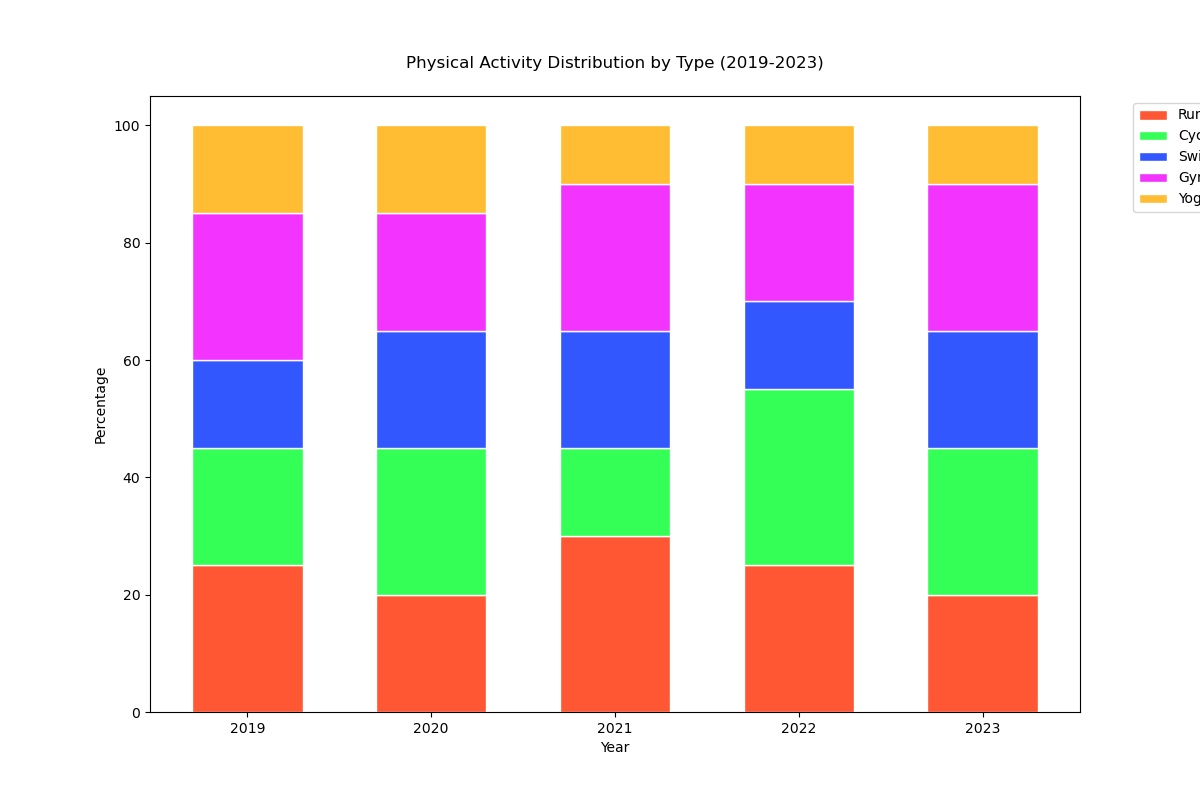

The script that drew this image:

import matplotlib.pyplot as plt
import numpy as np

# Data
categories = ['Running', 'Cycling', 'Swimming', 'Gym', 'Yoga']
years = ['2019', '2020', '2021', '2022', '2023']
data = np.array([
    [25, 20, 15, 25, 15],
    [20, 25, 20, 20, 15],
    [30, 15, 20, 25, 10],
    [25, 30, 15, 20, 10],
    [20, 25, 20, 25, 10]
])

# Colors
colors = ['#FF5733', '#33FF57', '#3357FF', '#F333FF', '#FFBD33']

# Plot
fig, ax = plt.subplots(figsize=(12, 8))

# Stacked bar chart
for i in range(data.shape[1]):
    bottom = np.sum(data[:, :i], axis=1)
    ax.bar(years, data[:, i], bottom=bottom, color=colors[i], edgecolor='white', width=0.6)

# Title and labels
ax.set_title('Physical Activity Distribution by Type (2019-2023)', loc='center', pad=20)
ax.set_xlabel('Year')
ax.set_ylabel('Percentage')

# Legend
ax.legend(categories, bbox_to_anchor=(1.05, 1), loc='upper left')

plt.show()
